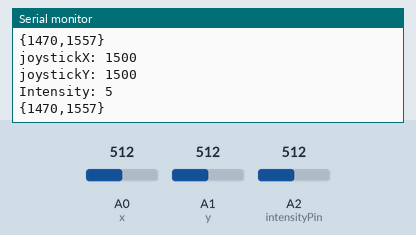
A sketch run on a simulated Arduino Uno, built with avr-gcc and run on an emulated ATmega328P. Parts: the last lines printed to the serial monitor. The inputs (shaded band) are chosen by the test bench; at power-on: A0 (x) = 512, A1 (y) = 512, A2 (intensityPin) = 512. The modem accepts every AT command (registered, SIM ready, sends succeed) and sends nothing else.

Above: at 4.2 s.
4.3 s: A0 (x) set to 716
At 4.54 s:
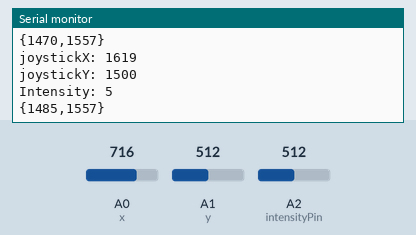
5.8 s: A1 (y) set to 716
At 5.82 s:
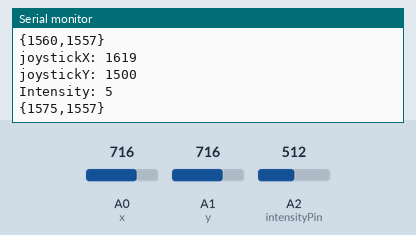
7.3 s: A2 (intensityPin) set to 716
At 7.33 s:
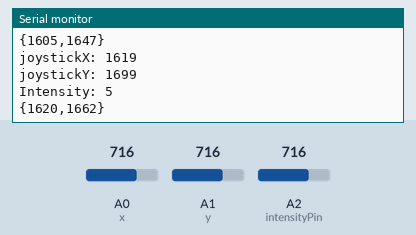
8.8 s: A0 (x) set to 900
At 8.83 s:
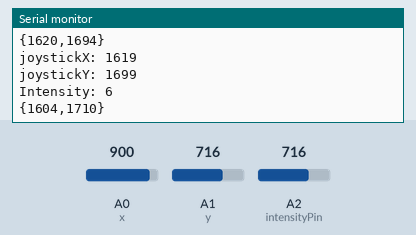
10.3 s: A1 (y) set to 900
At 10.33 s:
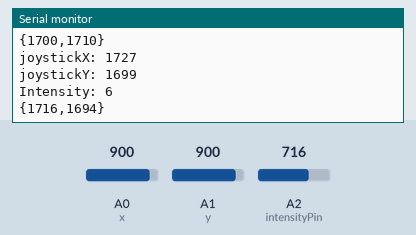
11.8 s: A2 (intensityPin) set to 900
At 11.83 s:
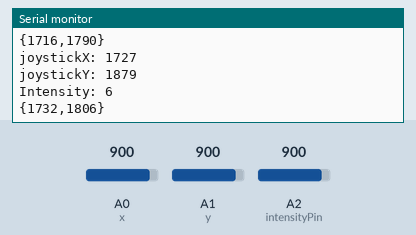
Timing chart, 0 to 14.3 s (numbered marks = the images above; inputs shaded):
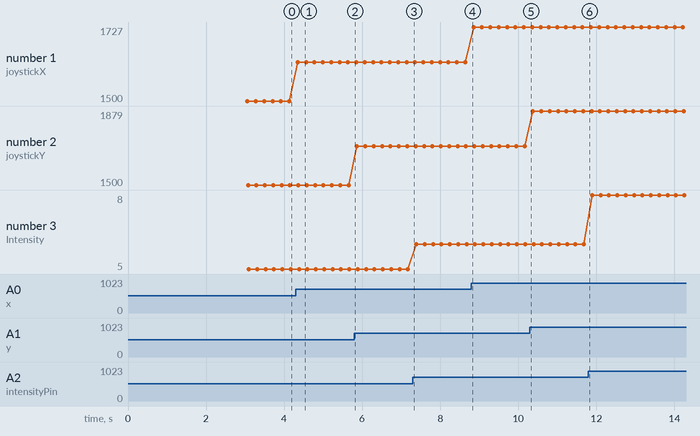

Measured:
- after the input at 4.3 s, the serial monitor: prints a new line after 0.05 s (image 1)
- plotted number 1: 1500 → 1619 after the input at 4.3 s, 1619 → 1727 after the input at 8.8 s
- plotted number 2: 1500 → 1699 after the input at 5.8 s, 1699 → 1879 after the input at 10.3 s
- plotted number 3: 5 → 6 after the input at 7.3 s, 6 → 8 after the input at 11.8 s

The sketch:

BT_TRANSMIT_4_4_23_V6.ino
```cpp
#include <AltSoftSerial.h>
AltSoftSerial BTserial;
int x = A0;
int y = A1;
int intensityPin = A2;
int joystickX = 0; //Holds joystick x value for transmission (STEERING)
int joystickY = 0; //Holds joystick y value for transmission (THROTTLE)
int intensity = 0; //Holds intensity potentiometer value
int storedX = 0; //Holds analog value for curve
int storedY = 0; //Holds analog value for curve
int scaleFactor = 10; //Variable for scaling output


void setup() {
  // put your setup code here, to run once:
  pinMode(x, INPUT);
  pinMode(y, INPUT);
  pinMode(intensityPin, INPUT);
  BTserial.begin(9600);
  Serial.begin(9600);
  BTserial.print("AT");
  delay(1000);
  BTserial.print("AT+CO094A9A83AED70");
  delay(1000);
  BTserial.print("AT+CO094A9A83AED70");
  delay(1000);
  BTserial.print("AT+CO094A9A83AED70");
  storedX = map(analogRead(x), 0, 1023, 1200, 1800);
  storedY = map(analogRead(y), 0, 1023, 1000, 2000);
}

void loop() {
  // put your main code here, to run repeatedly:
  joystickX = map(analogRead(x), 0, 1023, 1200, 1800);
  joystickY = map(analogRead(y), 0, 1023, 1000, 2000);
  Serial.print("joystickX: ");
  Serial.println(joystickX);
  Serial.print("joystickY: ");
  Serial.println(joystickY);
  intensity = map(analogRead(intensityPin), 0, 1023, 0, 10); //Scaling factor from potentiometer
  Serial.print("Intensity: ");
  Serial.println(intensity);

  //Acceleration Curve
  if (joystickX > storedX) { //If joystick value is larger than stored value (X)
    storedX += (scaleFactor + intensity);
  }
  else if (joystickX < storedX) {
    storedX -= (scaleFactor + intensity);
  }
  else {
    storedX = storedX;
  }
  if (joystickY > storedY) { //If joystick value is larger than stored value (X)
    storedY += (scaleFactor + intensity);
  }
  else if (joystickY < storedY) {
    storedY -= (scaleFactor + intensity);
  }
  else {
    storedY = storedY;
  }

  //Centering forgiveness
  if (1400 < joystickX && joystickX < 1600)
  {
    storedX = 1470; //Experimentally determined center value (STEERING)
  }
  if (1400 < joystickY && joystickY < 1600)
  {
    storedY = 1557; //Experimentally determined center value (THROTTLE)
  }


  Serial.print("{");
  Serial.print(storedX);
  Serial.print(",");
  Serial.print(storedY);
  Serial.print("}\n");

  BTserial.print("{");
  BTserial.print(storedX);
  BTserial.print(",");
  BTserial.print(storedY);
  BTserial.print("}\n");
  delay(200);
}
```
